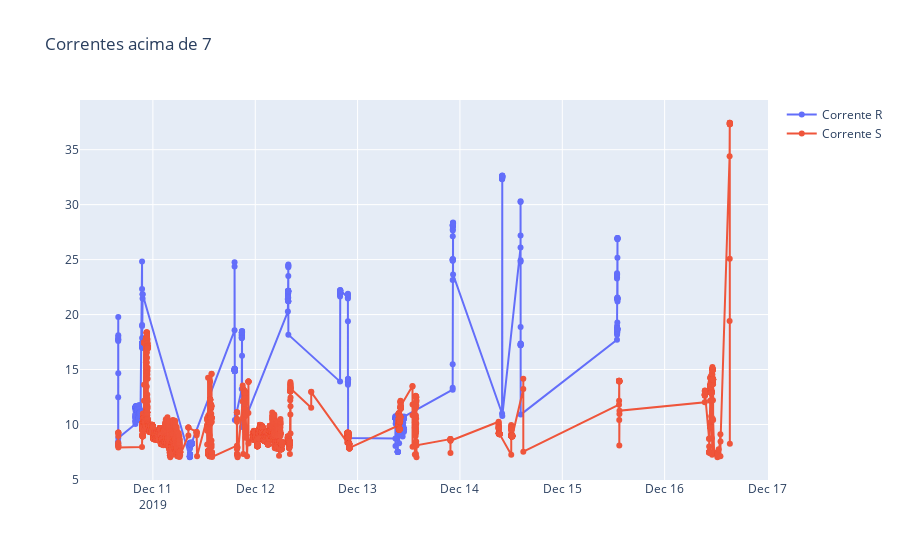

Write notebook code for a chart like this one.
### Code cell
fig = go.Figure()
fig.add_trace(go.Scatter(x=separacao_R['Data'], y=separacao_R['Corrente R'],
                    mode='lines+markers',
                    name='Corrente R'))
fig.add_trace(go.Scatter(x=separacao_S['Data'], y=separacao_S['Corrente S'],
                    mode='lines+markers',
                    name='Corrente S'))
fig.update_layout(title='Correntes acima de 7')
fig.show()

### Figure 1 — Plotly figure (JSON) as saved in the notebook; plotly's stock layout.template omitted (floating-point values rounded to 4 significant figures; data arrays with more than 128 entries replaced by an {"elided": "..."} marker saying what was removed)
{"data": [{"mode": "lines+markers", "name": "Corrente R", "type": "scatter", "x": {"elided": "1381 str values"}, "y": {"elided": "1381 float values"}}, {"mode": "lines+markers", "name": "Corrente S", "type": "scatter", "x": {"elided": "6858 str values"}, "y": {"elided": "6858 float values"}}], "layout": {"title": {"text": "Correntes acima de 7"}}}
